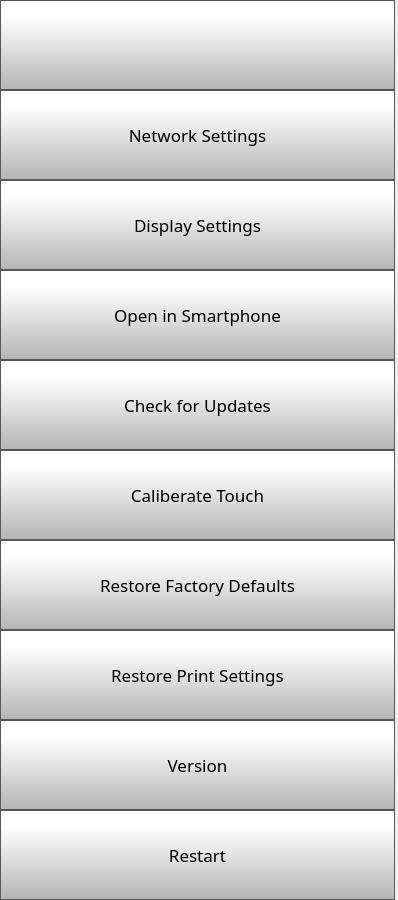
      <widget class="QWidget" name="scrollAreaWidgetContents">
       <property name="geometry">
        <rect>
         <x>0</x>
         <y>0</y>
         <width>398</width>
         <height>900</height>
        </rect>
       </property>
       <layout class="QVBoxLayout" name="verticalLayout">
        <property name="spacing">
         <number>0</number>
        </property>
        <property name="leftMargin">
         <number>0</number>
        </property>
        <property name="topMargin">
         <number>0</number>
        </property>
        <property name="rightMargin">
         <number>3</number>
        </property>
        <property name="bottomMargin">
         <number>0</number>
        </property>
        <item>
         <widget class="QPushButton" name="settingsBackButton">
          <property name="minimumSize">
           <size>
            <width>0</width>
            <height>90</height>
           </size>
          </property>
          <property name="font">
           <font>
            <family>Gotham Light</family>
            <pointsize>9</pointsize>
           </font>
          </property>
          <property name="styleSheet">
           <string notr="true">QPushButton {
     border: 1px solid rgb(87, 87, 87);
	background-color: qlineargradient(spread:pad, x1:0, y1:1, x2:0, y2:0.188, stop:0 rgba(180, 180, 180, 255), stop:1 rgba(255, 255, 255, 255));


}

QPushButton:pressed {
    background-color: qlineargradient(x1: 0, y1: 0, x2: 0, y2: 1,
                                      stop: 0 #dadbde, stop: 1 #f6f7fa);
}

QPushButton:flat {
    border: none; /* no border for a flat push button */
}

QPushButton:default {
    border-color: navy; /* make the default button prominent */
}</string>
          </property>
          <property name="text">
           <string/>
          </property>
          <property name="icon">
           <iconset>
            <normaloff>templates/img/arrows-4.png</normaloff>templates/img/arrows-4.png</iconset>
          </property>
          <property name="iconSize">
           <size>
            <width>50</width>
            <height>50</height>
           </size>
          </property>
          <property name="checkable">
           <bool>false</bool>
          </property>
          <property name="autoDefault">
           <bool>false</bool>
          </property>
          <property name="default">
           <bool>false</bool>
          </property>
          <property name="flat">
           <bool>false</bool>
          </property>
         </widget>
        </item>
        <item>
         <widget class="QPushButton" name="networkSettingsButton">
          <property name="minimumSize">
           <size>
            <width>0</width>
            <height>90</height>
           </size>
          </property>
          <property name="font">
           <font>
            <family>Gotham</family>
            <pointsize>13</pointsize>
           </font>
          </property>
          <property name="styleSheet">
           <string notr="true">QPushButton {
     border: 1px solid rgb(87, 87, 87);
	background-color: qlineargradient(spread:pad, x1:0, y1:1, x2:0, y2:0.188, stop:0 rgba(180, 180, 180, 255), stop:1 rgba(255, 255, 255, 255));


}

QPushButton:pressed {
    background-color: qlineargradient(x1: 0, y1: 0, x2: 0, y2: 1,
                                      stop: 0 #dadbde, stop: 1 #f6f7fa);
}

QPushButton:flat {
    border: none; /* no border for a flat push button */
}

QPushButton:default {
    border-color: navy; /* make the default button prominent */
}

QPushButton:focus {
	outline: none;
}</string>
          </property>
          <property name="text">
           <string>Network Settings</string>
          </property>
          <property name="iconSize">
           <size>
            <width>40</width>
            <height>40</height>
           </size>
          </property>
         </widget>
        </item>
        <item>
         <widget class="QPushButton" name="displaySettingsButton">
          <property name="minimumSize">
           <size>
            <width>0</width>
            <height>90</height>
           </size>
          </property>
          <property name="font">
           <font>
            <family>Gotham</family>
            <pointsize>13</pointsize>
           </font>
          </property>
          <property name="styleSheet">
           <string notr="true">QPushButton {
     border: 1px solid rgb(87, 87, 87);
	background-color: qlineargradient(spread:pad, x1:0, y1:1, x2:0, y2:0.188, stop:0 rgba(180, 180, 180, 255), stop:1 rgba(255, 255, 255, 255));


}

QPushButton:pressed {
    background-color: qlineargradient(x1: 0, y1: 0, x2: 0, y2: 1,
                                      stop: 0 #dadbde, stop: 1 #f6f7fa);
}

QPushButton:flat {
    border: none; /* no border for a flat push button */
}

QPushButton:default {
    border-color: navy; /* make the default button prominent */
}

QPushButton:focus {
	outline: none;
}</string>
          </property>
          <property name="text">
           <string>Display Settings</string>
          </property>
          <property name="iconSize">
           <size>
            <width>40</width>
            <height>40</height>
           </size>
          </property>
         </widget>
        </item>
        <item>
         <widget class="QPushButton" name="pairPhoneButton">
          <property name="minimumSize">
           <size>
            <width>0</width>
            <height>90</height>
           </size>
          </property>
          <property name="font">
           <font>
            <family>Gotham</family>
            <pointsize>13</pointsize>
           </font>
          </property>
          <property name="styleSheet">
           <string notr="true">QPushButton {
     border: 1px solid rgb(87, 87, 87);
	background-color: qlineargradient(spread:pad, x1:0, y1:1, x2:0, y2:0.188, stop:0 rgba(180, 180, 180, 255), stop:1 rgba(255, 255, 255, 255));


}

QPushButton:pressed {
    background-color: qlineargradient(x1: 0, y1: 0, x2: 0, y2: 1,
                                      stop: 0 #dadbde, stop: 1 #f6f7fa);
}

QPushButton:flat {
    border: none; /* no border for a flat push button */
}

QPushButton:default {
    border-color: navy; /* make the default button prominent */
}

QPushButton:focus {
	outline: none;
}</string>
          </property>
          <property name="text">
           <string>Open in Smartphone</string>
          </property>
          <property name="iconSize">
           <size>
            <width>40</width>
            <height>40</height>
           </size>
          </property>
         </widget>
        </item>
        <item>
         <widget class="QPushButton" name="OTAButton">
          <property name="minimumSize">
           <size>
            <width>0</width>
            <height>90</height>
           </size>
          </property>
          <property name="font">
           <font>
            <family>Gotham</family>
            <pointsize>13</pointsize>
           </font>
          </property>
          <property name="styleSheet">
           <string notr="true">QPushButton {
     border: 1px solid rgb(87, 87, 87);
	background-color: qlineargradient(spread:pad, x1:0, y1:1, x2:0, y2:0.188, stop:0 rgba(180, 180, 180, 255), stop:1 rgba(255, 255, 255, 255));


}

QPushButton:pressed {
    background-color: qlineargradient(x1: 0, y1: 0, x2: 0, y2: 1,
                                      stop: 0 #dadbde, stop: 1 #f6f7fa);
}

QPushButton:flat {
    border: none; /* no border for a flat push button */
}

QPushButton:default {
    border-color: navy; /* make the default button prominent */
}

QPushButton:focus {
	outline: none;
}</string>
          </property>
          <property name="text">
           <string>Check for Updates</string>
          </property>
          <property name="iconSize">
           <size>
            <width>40</width>
            <height>40</height>
           </size>
          </property>
         </widget>
        </item>
        <item>
         <widget class="QPushButton" name="caliberateTouch">
          <property name="minimumSize">
           <size>
            <width>0</width>
            <height>90</height>
           </size>
          </property>
          <property name="font">
           <font>
            <family>Gotham</family>
            <pointsize>13</pointsize>
           </font>
          </property>
          <property name="styleSheet">
           <string notr="true">QPushButton {
     border: 1px solid rgb(87, 87, 87);
	background-color: qlineargradient(spread:pad, x1:0, y1:1, x2:0, y2:0.188, stop:0 rgba(180, 180, 180, 255), stop:1 rgba(255, 255, 255, 255));


}

QPushButton:pressed {
    background-color: qlineargradient(x1: 0, y1: 0, x2: 0, y2: 1,
                                      stop: 0 #dadbde, stop: 1 #f6f7fa);
}

QPushButton:flat {
    border: none; /* no border for a flat push button */
}

QPushButton:default {
    border-color: navy; /* make the default button prominent */
}

QPushButton:focus {
	outline: none;
}</string>
          </property>
          <property name="text">
           <string>Caliberate Touch</string>
          </property>
          <property name="iconSize">
           <size>
            <width>40</width>
            <height>40</height>
           </size>
          </property>
         </widget>
        </item>
        <item>
         <widget class="QPushButton" name="restoreFactoryDefaultsButton">
          <property name="minimumSize">
           <size>
            <width>0</width>
            <height>90</height>
           </size>
          </property>
          <property name="font">
           <font>
            <family>Gotham</family>
            <pointsize>13</pointsize>
           </font>
          </property>
          <property name="styleSheet">
           <string notr="true">QPushButton {
     border: 1px solid rgb(87, 87, 87);
	background-color: qlineargradient(spread:pad, x1:0, y1:1, x2:0, y2:0.188, stop:0 rgba(180, 180, 180, 255), stop:1 rgba(255, 255, 255, 255));


}

QPushButton:pressed {
    background-color: qlineargradient(x1: 0, y1: 0, x2: 0, y2: 1,
                                      stop: 0 #dadbde, stop: 1 #f6f7fa);
}

QPushButton:flat {
    border: none; /* no border for a flat push button */
}

QPushButton:default {
    border-color: navy; /* make the default button prominent */
}

QPushButton:focus {
	outline: none;
}</string>
          </property>
          <property name="text">
           <string>Restore Factory Defaults</string>
          </property>
          <property name="iconSize">
           <size>
            <width>40</width>
            <height>40</height>
           </size>
          </property>
         </widget>
        </item>
        <item>
         <widget class="QPushButton" name="restorePrintSettingsButton">
          <property name="minimumSize">
           <size>
            <width>0</width>
            <height>90</height>
           </size>
          </property>
          <property name="font">
           <font>
            <family>Gotham</family>
            <pointsize>13</pointsize>
           </font>
          </property>
          <property name="styleSheet">
           <string notr="true">QPushButton {
     border: 1px solid rgb(87, 87, 87);
	background-color: qlineargradient(spread:pad, x1:0, y1:1, x2:0, y2:0.188, stop:0 rgba(180, 180, 180, 255), stop:1 rgba(255, 255, 255, 255));


}

QPushButton:pressed {
    background-color: qlineargradient(x1: 0, y1: 0, x2: 0, y2: 1,
                                      stop: 0 #dadbde, stop: 1 #f6f7fa);
}

QPushButton:flat {
    border: none; /* no border for a flat push button */
}

QPushButton:default {
    border-color: navy; /* make the default button prominent */
}

QPushButton:focus {
	outline: none;
}</string>
          </property>
          <property name="text">
           <string>Restore Print Settings</string>
          </property>
          <property name="iconSize">
           <size>
            <width>40</width>
            <height>40</height>
           </size>
          </property>
         </widget>
        </item>
        <item>
         <widget class="QPushButton" name="versionButton">
          <property name="minimumSize">
           <size>
            <width>0</width>
            <height>90</height>
           </size>
          </property>
          <property name="font">
           <font>
            <family>Gotham</family>
            <pointsize>13</pointsize>
           </font>
          </property>
          <property name="styleSheet">
           <string notr="true">QPushButton {
     border: 1px solid rgb(87, 87, 87);
	background-color: qlineargradient(spread:pad, x1:0, y1:1, x2:0, y2:0.188, stop:0 rgba(180, 180, 180, 255), stop:1 rgba(255, 255, 255, 255));


}

QPushButton:pressed {
    background-color: qlineargradient(x1: 0, y1: 0, x2: 0, y2: 1,
                                      stop: 0 #dadbde, stop: 1 #f6f7fa);
}

QPushButton:flat {
    border: none; /* no border for a flat push button */
}

QPushButton:default {
    border-color: navy; /* make the default button prominent */
}

QPushButton:focus {
	outline: none;
}</string>
          </property>
          <property name="text">
           <string>Version</string>
          </property>
          <property name="iconSize">
           <size>
            <width>40</width>
            <height>40</height>
           </size>
          </property>
         </widget>
        </item>
        <item>
         <widget class="QPushButton" name="restartButton">
          <property name="minimumSize">
           <size>
            <width>0</width>
            <height>90</height>
           </size>
          </property>
          <property name="font">
           <font>
            <family>Gotham</family>
            <pointsize>13</pointsize>
           </font>
          </property>
          <property name="styleSheet">
           <string notr="true">QPushButton {
     border: 1px solid rgb(87, 87, 87);
	background-color: qlineargradient(spread:pad, x1:0, y1:1, x2:0, y2:0.188, stop:0 rgba(180, 180, 180, 255), stop:1 rgba(255, 255, 255, 255));


}

QPushButton:pressed {
    background-color: qlineargradient(x1: 0, y1: 0, x2: 0, y2: 1,
                                      stop: 0 #dadbde, stop: 1 #f6f7fa);
}

QPushButton:flat {
    border: none; /* no border for a flat push button */
}

QPushButton:default {
    border-color: navy; /* make the default button prominent */
}

QPushButton:focus {
	outline: none;
}</string>
          </property>
          <property name="text">
           <string>Restart</string>
          </property>
          <property name="iconSize">
           <size>
            <width>40</width>
            <height>40</height>
           </size>
          </property>
         </widget>
        </item>
       </layout>
      </widget>
